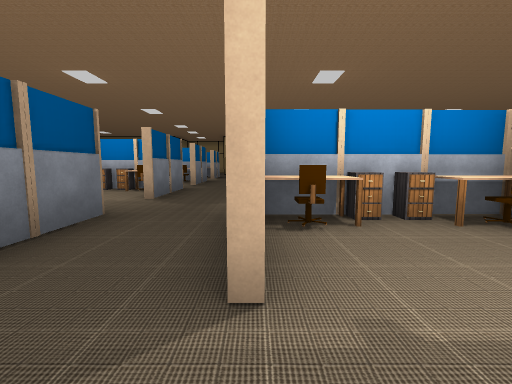
view 1 (above)

16 first-person views from a walk through a scene from a Unity 3-D project. The camera is 1.5 m above the floor, tilts 6° down and sees 90° across. Doors are open. The floor is counted in squares, 2 m on a side. Each view is taken from the middle of a square. On the plan, view 1 faces up. The plan holds only what a view shows up to about 9 squares ahead; the rest is blank. The place goes on beyond the plan. The player character is not drawn. Some animated figures are not drawn. Some surface patterns are stand-ins.

view 2
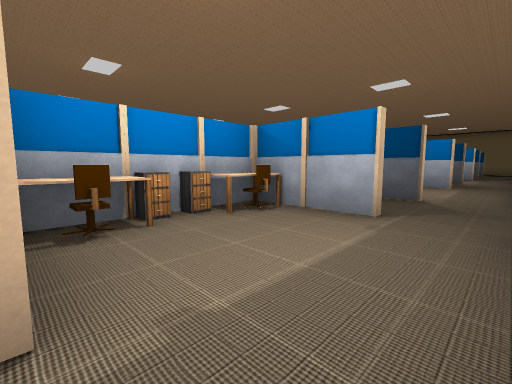

view 3
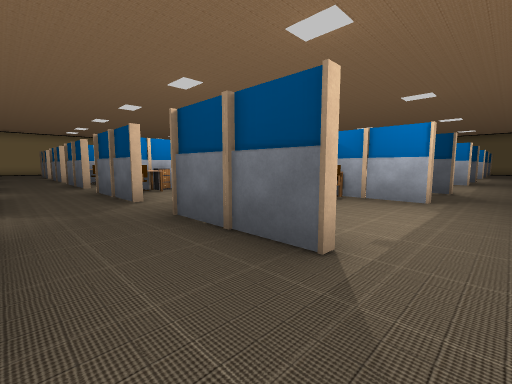

view 4
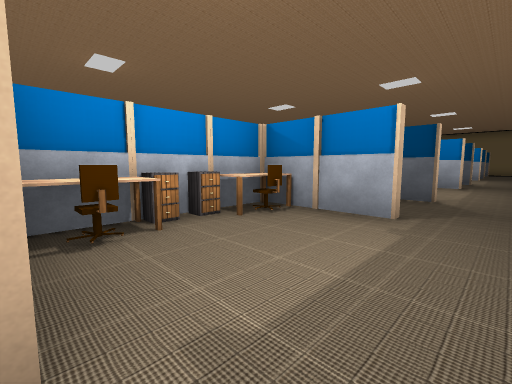

view 5
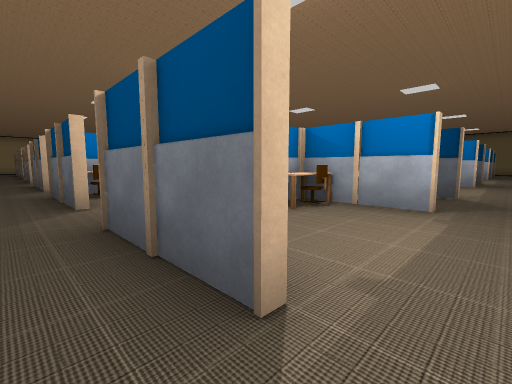

view 6
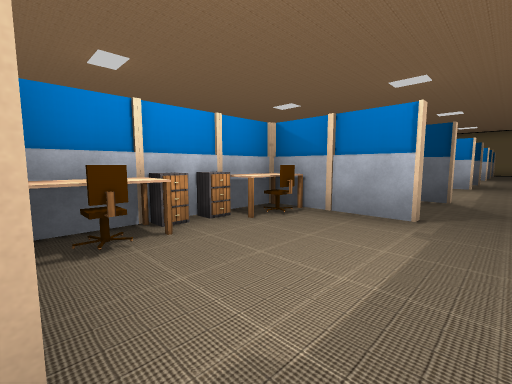

view 7
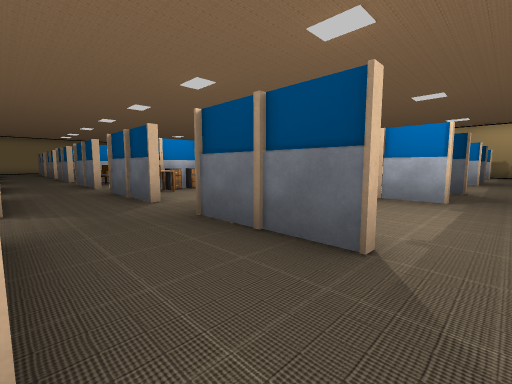

view 8
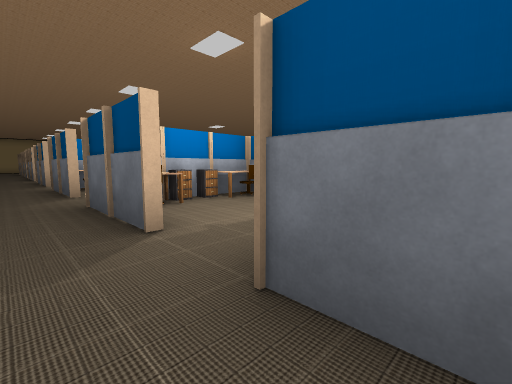

view 9
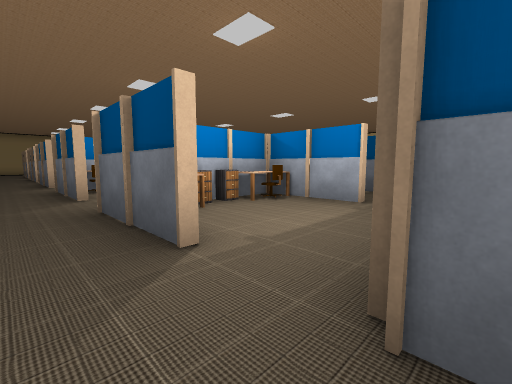

view 10
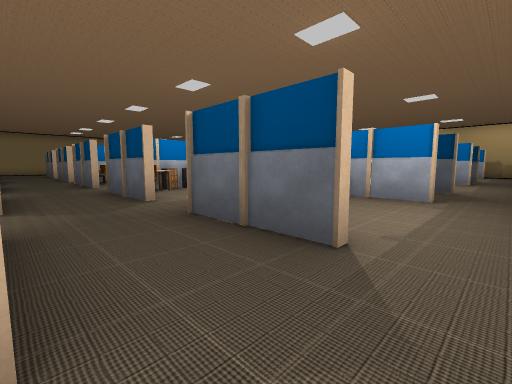

view 11
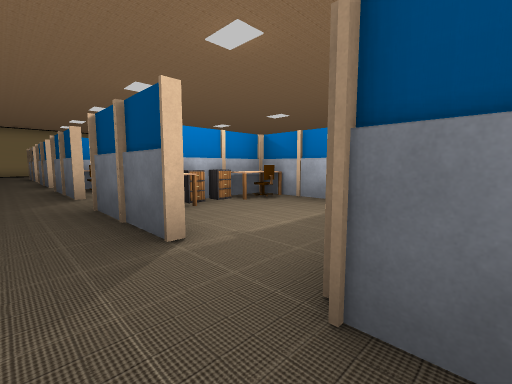

view 12
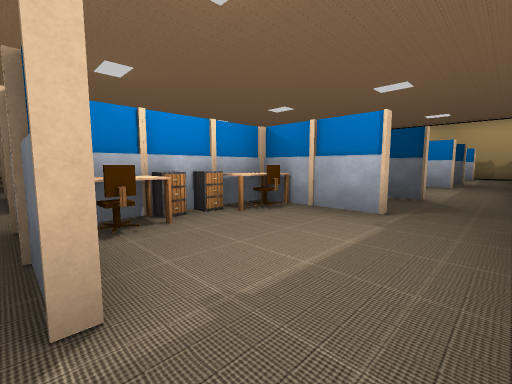

view 13
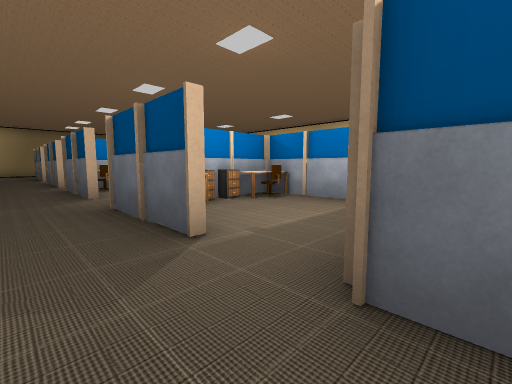

view 14
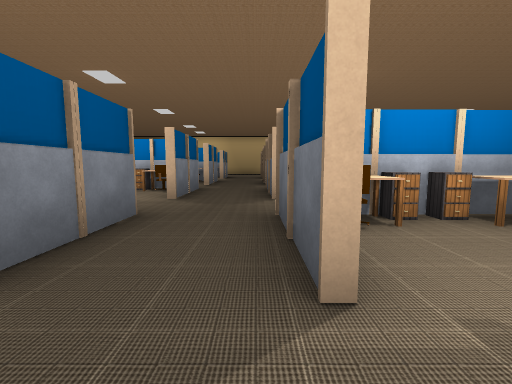

view 15
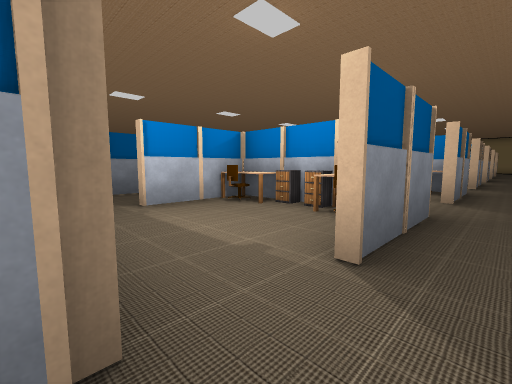

view 16
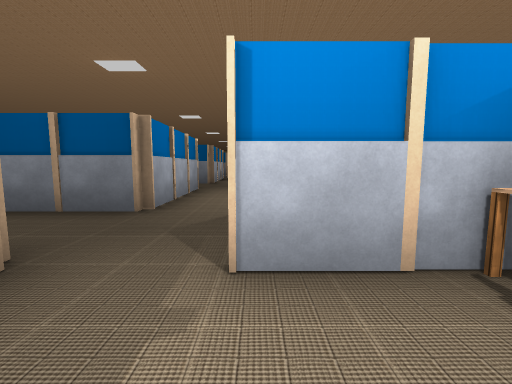

### Floor plan
Key: @ floor where view 1 was taken; # wall or solid block; . floor; C cabinet; E desk; H chair; O other object.
Columns run from 5 left of view 1 to 17 right of it. Each row starts with its distance up from view 1.
 12            #
 11           .#
 10           .#    .#
  9    ..     ..    ..
  8 CCO..     .#  O#..
  7  .O#.#    .#O H#.#O
  6  ..#.#    .#  .#.#.
  5   ....   ...   ....
  4   #..##C##..#C##..#CC#
  3    #.#EHE#.#EHE#.#EHCH
  2    #.#..H#.#..H#.#...#
  1    ....................
  0    ..@###...###........
 -1     .#CEE#.#EEC#.#
 -2     .#HCH#.#OCH#.#
 -3     .................
 -4    ..................
 -5     .#ECE#.#ECE#.
 -6     .#H.H#.#H.O#.
 -7     .#...#.#...#.#...
 -8     .................
 -9      #   #.#   #.
-10          #.#

Where each view was taken, in squares from view 1:
view 1: 0 up, 0 right, facing up
view 2: 0 up, 0 right, facing up-right
view 3: 4 down, 2 left, facing up-right
view 4: 4 down, 0 right, facing up-right
view 5: 8 down, 1 left, facing up-right
view 6: 8 down, 0 right, facing up-right
view 7: 8 down, 4 right, facing up-right
view 8: 10 down, 5 right, facing up-right
view 9: 5 down, 5 right, facing up-right
view 10: 4 down, 4 right, facing up-right
view 11: 1 down, 5 right, facing up-right
view 12: 0 up, 6 right, facing up-right
view 13: 1 down, 11 right, facing up-right
view 14: 0 up, 12 right, facing up
view 15: 9 down, 11 right, facing up-left
view 16: 7 down, 8 right, facing left
